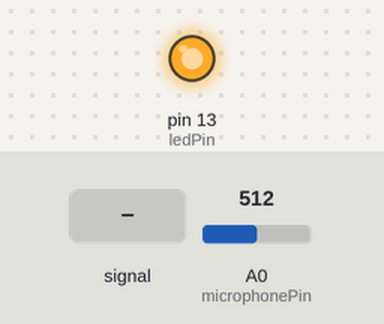
A sketch run on a simulated Arduino Uno, built with avr-gcc and run on an emulated ATmega328P. On the bench: output pins drawn as LEDs (lit = HIGH). Dashed ring = blinking. The test bench sets the inputs (shaded band); at power-on: A0 (microphonePin) = 512.

Above: at 1.2 s.
1.3 s: A0 (microphonePin) fed a 200 Hz sine of ±81 counts around its level
At 2.15 s:
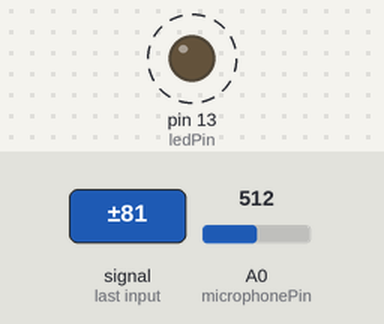
4.3 s: A0 (microphonePin) set to 716
At 5.0 s:
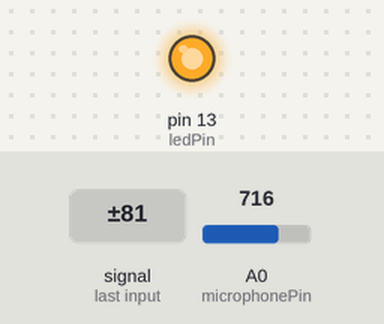
5.8 s: A0 (microphonePin) set to 508
7.3 s: A0 (microphonePin) set to 491
At 10.2 s:
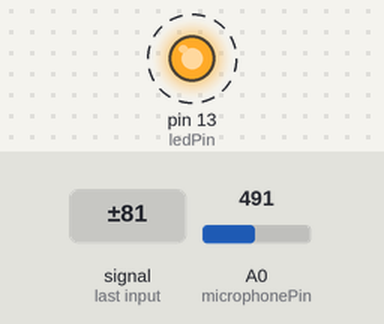
10.3 s: A0 (microphonePin) set to 510
At 11.2 s:
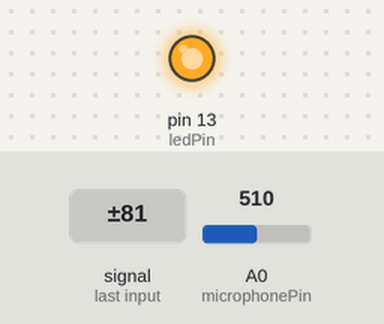
11.8 s: A0 (microphonePin) set to 490
At 12.01 s:
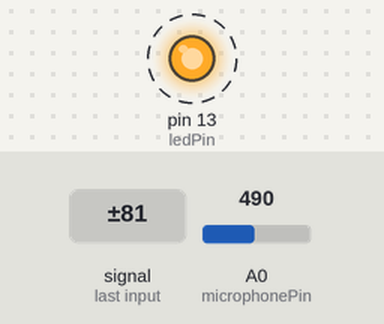
Timing chart, 0 to 15.8 s (numbered marks = the images above; inputs shaded):
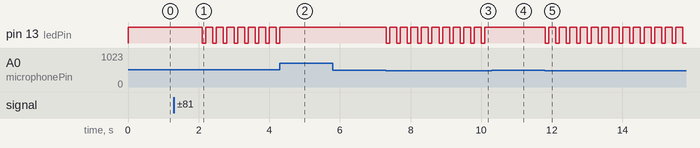

The sketch:

Microphone_Sensor.ino
```cpp
const int microphonePin = A0;  // Analog pin for microphone sensor
const int ledPin = 13;         // Digital pin for LED

void setup() {
  pinMode(ledPin, OUTPUT);
  pinMode(microphonePin, INPUT);
}

void loop() {
  int microphoneValue = analogRead(microphonePin);
  int threshold = 500;  // Adjust this value as needed

  if (microphoneValue > threshold) {
    digitalWrite(ledPin, HIGH);  // LED ON
  } else {
    digitalWrite(ledPin, LOW);
    delay(100);                        // LED OFF
    digitalWrite(ledPin, HIGH);
    delay(100);
  }
  delay(100);
}
```

Measured:
- the behaviour switches between 501 and 500 on A0 (microphonePin) (found by bisection; images 2 and 3)
- after the input at 1.3 s, pin 13 (ledPin): alternates HIGH for 0.20 s and LOW for 0.10 s, starting after 0.80 s
- after the input at 4.3 s, pin 13 (ledPin): goes on until 4.3 s, then stays HIGH
- after the input at 5.8 s, every drawn part: stays the same
- after the input at 7.3 s, pin 13 (ledPin): alternates HIGH for 0.20 s and LOW for 0.10 s, starting at once
- after the input at 10.3 s, pin 13 (ledPin): stops changing and stays HIGH
- after the input at 11.8 s, pin 13 (ledPin): alternates HIGH for 0.20 s and LOW for 0.10 s, starting at once
